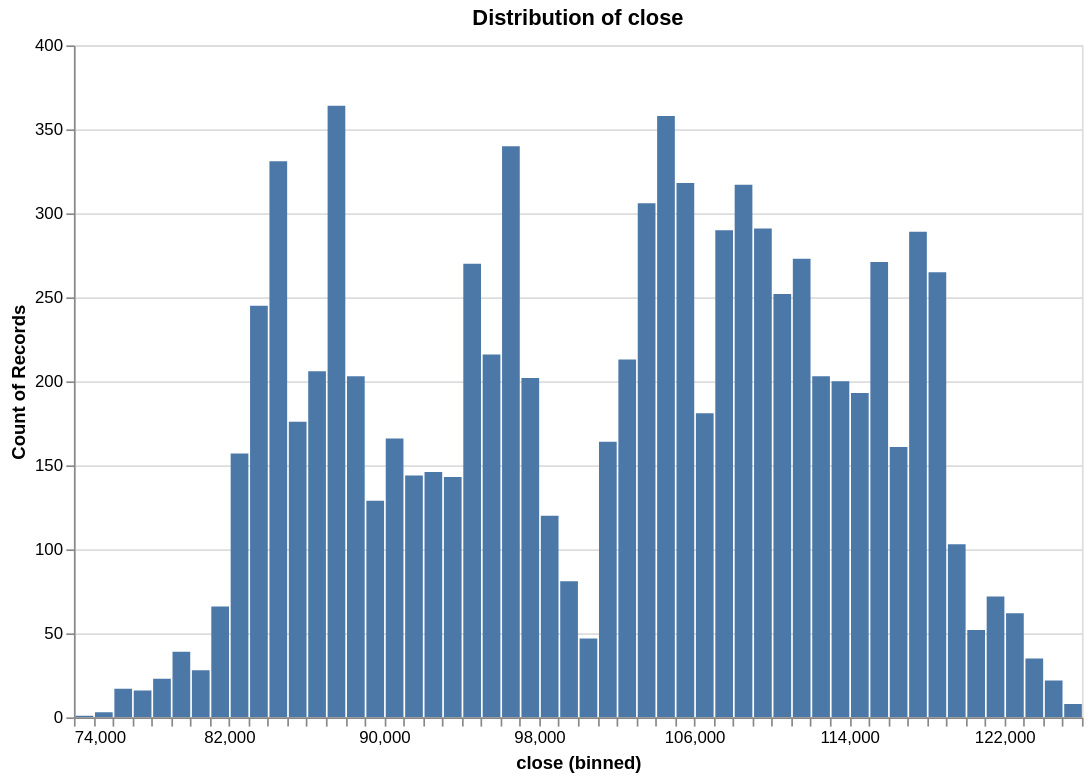

The notebook cell saved with this chart:
### Code cell
research.plot_distribution(ts, "close", no_bins=100)
# This is why we use log returns instead of raw prices.
# The distribution of log returns is more Gaussian-like, which is a common assumption in many financial models.

### Figure 1 — Vega specification as saved in the notebook (floating-point values rounded to 4 significant figures)
{"$schema": "https://vega.github.io/schema/vega/v6.json", "data": [{"name": "param_f268f798f41c853e_store"}, {"name": "source_0", "values": [{"__count": 143, "bin_maxbins_100_close": 93000.0, "bin_maxbins_100_close_end": 94000.0}, {"__count": 270, "bin_maxbins_100_close": 94000.0, "bin_maxbins_100_close_end": 95000.0}, {"__count": 216, "bin_maxbins_100_close": 95000.0, "bin_maxbins_100_close_end": 96000.0}, {"__count": 340, "bin_maxbins_100_close": 96000.0, "bin_maxbins_100_close_end": 97000.0}, {"__count": 202, "bin_maxbins_100_close": 97000.0, "bin_maxbins_100_close_end": 98000.0}, {"__count": 120, "bin_maxbins_100_close": 98000.0, "bin_maxbins_100_close_end": 99000.0}, {"__count": 81, "bin_maxbins_100_close": 99000.0, "bin_maxbins_100_close_end": 100000.0}, {"__count": 47, "bin_maxbins_100_close": 100000.0, "bin_maxbins_100_close_end": 101000.0}, {"__count": 213, "bin_maxbins_100_close": 102000.0, "bin_maxbins_100_close_end": 103000.0}, {"__count": 164, "bin_maxbins_100_close": 101000.0, "bin_maxbins_100_close_end": 102000.0}, {"__count": 146, "bin_maxbins_100_close": 92000.0, "bin_maxbins_100_close_end": 93000.0}, {"__count": 144, "bin_maxbins_100_close": 91000.0, "bin_maxbins_100_close_end": 92000.0}, {"__count": 166, "bin_maxbins_100_close": 90000.0, "bin_maxbins_100_close_end": 91000.0}, {"__count": 306, "bin_maxbins_100_close": 103000.0, "bin_maxbins_100_close_end": 104000.0}, {"__count": 358, "bin_maxbins_100_close": 104000.0, "bin_maxbins_100_close_end": 105000.0}, {"__count": 318, "bin_maxbins_100_close": 105000.0, "bin_maxbins_100_close_end": 106000.0}, {"__count": 181, "bin_maxbins_100_close": 106000.0, "bin_maxbins_100_close_end": 107000.0}, {"__count": 290, "bin_maxbins_100_close": 107000.0, "bin_maxbins_100_close_end": 108000.0}, {"__count": 317, "bin_maxbins_100_close": 108000.0, "bin_maxbins_100_close_end": 109000.0}, {"__count": 129, "bin_maxbins_100_close": 89000.0, "bin_maxbins_100_close_end": 90000.0}, {"__count": 203, "bin_maxbins_100_close": 88000.0, "bin_maxbins_100_close_end": 89000.0}, {"__count": 364, "bin_maxbins_100_close": 87000.0, "bin_maxbins_100_close_end": 88000.0}, {"__count": 206, "bin_maxbins_100_close": 86000.0, "bin_maxbins_100_close_end": 87000.0}, {"__count": 331, "bin_maxbins_100_close": 84000.0, "bin_maxbins_100_close_end": 85000.0}, {"__count": 245, "bin_maxbins_100_close": 83000.0, "bin_maxbins_100_close_end": 84000.0}, {"__count": 176, "bin_maxbins_100_close": 85000.0, "bin_maxbins_100_close_end": 86000.0}, {"__count": 66, "bin_maxbins_100_close": 81000.0, "bin_maxbins_100_close_end": 82000.0}, {"__count": 28, "bin_maxbins_100_close": 80000.0, "bin_maxbins_100_close_end": 81000.0}, {"__count": 39, "bin_maxbins_100_close": 79000.0, "bin_maxbins_100_close_end": 80000.0}, {"__count": 23, "bin_maxbins_100_close": 78000.0, "bin_maxbins_100_close_end": 79000.0}, {"__count": 157, "bin_maxbins_100_close": 82000.0, "bin_maxbins_100_close_end": 83000.0}, {"__count": 16, "bin_maxbins_100_close": 77000.0, "bin_maxbins_100_close_end": 78000.0}, {"__count": 17, "bin_maxbins_100_close": 76000.0, "bin_maxbins_100_close_end": 77000.0}, {"__count": 1, "bin_maxbins_100_close": 74000.0, "bin_maxbins_100_close_end": 75000.0}, {"__count": 3, "bin_maxbins_100_close": 75000.0, "bin_maxbins_100_close_end": 76000.0}, {"__count": 291, "bin_maxbins_100_close": 109000.0, "bin_maxbins_100_close_end": 110000.0}, {"__count": 252, "bin_maxbins_100_close": 110000.0, "bin_maxbins_100_close_end": 111000.0}, {"__count": 273, "bin_maxbins_100_close": 111000.0, "bin_maxbins_100_close_end": 112000.0}, {"__count": 203, "bin_maxbins_100_close": 112000.0, "bin_maxbins_100_close_end": 113000.0}, {"__count": 200, "bin_maxbins_100_close": 113000.0, "bin_maxbins_100_close_end": 114000.0}, {"__count": 161, "bin_maxbins_100_close": 116000.0, "bin_maxbins_100_close_end": 117000.0}, {"__count": 271, "bin_maxbins_100_close": 115000.0, "bin_maxbins_100_close_end": 116000.0}, {"__count": 289, "bin_maxbins_100_close": 117000.0, "bin_maxbins_100_close_end": 118000.0}, {"__count": 265, "bin_maxbins_100_close": 118000.0, "bin_maxbins_100_close_end": 119000.0}, {"__count": 103, "bin_maxbins_100_close": 119000.0, "bin_maxbins_100_close_end": 120000.0}, {"__count": 52, "bin_maxbins_100_close": 120000.0, "bin_maxbins_100_close_end": 121000.0}, {"__count": 72, "bin_maxbins_100_close": 121000.0, "bin_maxbins_100_close_end": 122000.0}, {"__count": 62, "bin_maxbins_100_close": 122000.0, "bin_maxbins_100_close_end": 123000.0}, {"__count": 193, "bin_maxbins_100_close": 114000.0, "bin_maxbins_100_close_end": 115000.0}, {"__count": 35, "bin_maxbins_100_close": 123000.0, "bin_maxbins_100_close_end": 124000.0}, {"__count": 22, "bin_maxbins_100_close": 124000.0, "bin_maxbins_100_close_end": 125000.0}, {"__count": 8, "bin_maxbins_100_close": 125000.0, "bin_maxbins_100_close_end": 126000.0}]}, {"name": "source_0_y_domain___count", "values": [{"min": 1, "max": 364}]}], "signals": [{"name": "bin_maxbins_100_close_bins", "value": {"fields": ["close"], "fname": "bin_close", "start": 74000.0, "step": 1000.0, "stop": 126000.0}}, {"name": "unit", "value": {}, "on": [{"events": "pointermove", "update": "isTuple(group()) ? group() : unit"}]}, {"name": "param_f268f798f41c853e", "update": "vlSelectionResolve(\"param_f268f798f41c853e_store\", \"union\")"}, {"name": "param_f268f798f41c853e_close", "on": [{"events": [{"source": "view", "type": "dblclick"}], "update": "null"}, {"events": {"signal": "param_f268f798f41c853e_translate_delta"}, "update": "panLinear(param_f268f798f41c853e_translate_anchor.extent_x, -param_f268f798f41c853e_translate_delta.x / width)"}, {"events": {"signal": "param_f268f798f41c853e_zoom_delta"}, "update": "zoomLinear(domain(\"x\"), param_f268f798f41c853e_zoom_anchor.x, param_f268f798f41c853e_zoom_delta)"}]}, {"name": "param_f268f798f41c853e_tuple", "on": [{"events": [{"signal": "param_f268f798f41c853e_close"}], "update": "param_f268f798f41c853e_close ? {unit: \"\", fields: param_f268f798f41c853e_tuple_fields, values: [param_f268f798f41c853e_close]} : null"}]}, {"name": "param_f268f798f41c853e_tuple_fields", "value": [{"field": "close", "channel": "x", "type": "R"}]}, {"name": "param_f268f798f41c853e_translate_anchor", "value": {}, "on": [{"events": [{"source": "scope", "type": "pointerdown"}], "update": "{x: x(unit), y: y(unit), extent_x: domain(\"x\")}"}]}, {"name": "param_f268f798f41c853e_translate_delta", "value": {}, "on": [{"events": [{"source": "window", "between": [{"source": "scope", "type": "pointerdown"}, {"source": "window", "type": "pointerup"}], "type": "pointermove", "consume": true}], "update": "{x: param_f268f798f41c853e_translate_anchor.x - x(unit), y: param_f268f798f41c853e_translate_anchor.y - y(unit)}"}]}, {"name": "param_f268f798f41c853e_zoom_anchor", "on": [{"events": [{"source": "scope", "consume": true, "type": "wheel"}], "update": "{x: invert(\"x\", x(unit)), y: invert(\"y\", y(unit))}"}]}, {"name": "param_f268f798f41c853e_zoom_delta", "on": [{"events": [{"source": "scope", "type": "wheel", "consume": true}], "update": "pow(1.001, event.deltaY * pow(16, event.deltaMode))", "force": true}]}, {"name": "param_f268f798f41c853e_modify", "on": [{"events": {"signal": "param_f268f798f41c853e_tuple"}, "update": "modify(\"param_f268f798f41c853e_store\", param_f268f798f41c853e_tuple, true)"}]}], "marks": [{"type": "rect", "name": "marks", "from": {"data": "source_0"}, "encode": {"update": {"y": {"field": "__count", "scale": "y"}, "y2": {"value": 0, "scale": "y"}, "fill": {"value": "#4c78a8"}, "x2": {"field": "bin_maxbins_100_close", "scale": "x", "offset": {"signal": "0.5 + (abs(scale(\"x\", datum[\"bin_maxbins_100_close_end\"]) - scale(\"x\", datum[\"bin_maxbins_100_close\"])) < 0.25 ? -0.5 * (0.25 - (abs(scale(\"x\", datum[\"bin_maxbins_100_close_end\"]) - scale(\"x\", datum[\"bin_maxbins_100_close\"])))) : 0.5)"}}, "x": {"field": "bin_maxbins_100_close_end", "scale": "x", "offset": {"signal": "0.5 + (abs(scale(\"x\", datum[\"bin_maxbins_100_close_end\"]) - scale(\"x\", datum[\"bin_maxbins_100_close\"])) < 0.25 ? 0.5 * (0.25 - (abs(scale(\"x\", datum[\"bin_maxbins_100_close_end\"]) - scale(\"x\", datum[\"bin_maxbins_100_close\"])))) : -0.5)"}}}}, "clip": true, "style": ["bar"], "interactive": true}], "scales": [{"name": "x", "type": "linear", "domain": {"signal": "[bin_maxbins_100_close_bins.start, bin_maxbins_100_close_bins.stop]"}, "range": [0, {"signal": "width"}], "bins": {"signal": "bin_maxbins_100_close_bins"}, "zero": false, "domainRaw": {"signal": "param_f268f798f41c853e[\"close\"]"}}, {"name": "y", "type": "linear", "domain": [{"signal": "(data(\"source_0_y_domain___count\")[0] || {}).min"}, {"signal": "(data(\"source_0_y_domain___count\")[0] || {}).max"}], "range": [{"signal": "height"}, 0], "nice": true, "zero": true}], "axes": [{"scale": "y", "ticks": false, "zindex": 0, "tickCount": {"signal": "ceil(height/40)"}, "gridScale": "x", "grid": true, "aria": false, "labels": false, "orient": "left", "maxExtent": 0, "minExtent": 0, "domain": false}, {"scale": "x", "orient": "bottom", "grid": false, "labelFlush": true, "title": "close (binned)", "labelOverlap": true, "tickCount": {"signal": "ceil(width/10)"}, "zindex": 0}, {"scale": "y", "labelOverlap": true, "title": "Count of Records", "grid": false, "tickCount": {"signal": "ceil(height/40)"}, "zindex": 0, "orient": "left"}], "title": {"text": "Distribution of close", "frame": "group"}, "height": 400, "style": "cell", "background": "white", "width": 600, "padding": 5}
